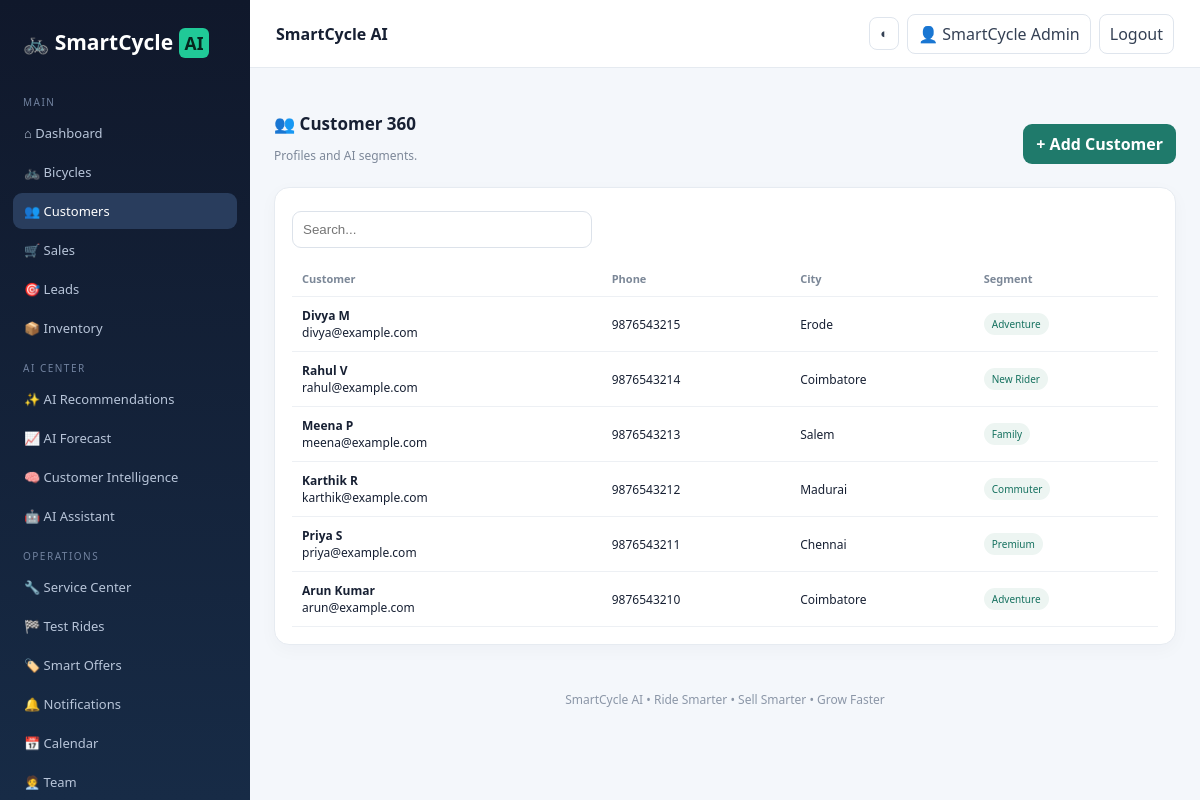
/customers.php (signed in), run on the app's committed database.
### tables this page shows
CREATE TABLE customers(id INT AUTO_INCREMENT PRIMARY KEY,name VARCHAR(120),email VARCHAR(150),phone VARCHAR(30),city VARCHAR(80),segment VARCHAR(60));

### config.php (called while the page is built, shortened)
<?php
function e($v){return htmlspecialchars((string)$v,ENT_QUOTES,"UTF-8");}
?>

### customers.php (the view)
<?php $title="Customers";require "includes/header.php";$r=$conn->query("SELECT * FROM customers ORDER BY id DESC");?><div class="section-title"><div><h2>👥 Customer 360</h2><p class="muted">Profiles and AI segments.</p></div><a class="btn primary" href="add_customer.php">+ Add Customer</a></div><div class="card"><input id="q" class="search" onkeyup="filterTable('q','t')" placeholder="Search..."><table id="t"><thead><tr><th>Customer</th><th>Phone</th><th>City</th><th>Segment</th></tr></thead><tbody><?php while($x=$r->fetch_assoc()):?><tr><td><b><?=e($x["name"])?></b><br><?=e($x["email"])?></td><td><?=e($x["phone"])?></td><td><?=e($x["city"])?></td><td><span class="badge"><?=e($x["segment"])?></span></td></tr><?php endwhile;?></tbody></table></div><?php require "includes/footer.php";?>

### assets/style.css (style rules this page uses)
* { box-sizing:border-box }
body { margin:0;font-family:Segoe UI,Arial,sans-serif;background:#f4f7fb;color:#172033 }
.card { background:#fff;border:1px solid #e6ebf1;border-radius:15px;padding:17px;box-shadow:0 5px 18px #14203708 }
.section-title { display:flex;justify-content:space-between;align-items:center;margin:20px 0 11px }
.section-title h2 { font-size:17px;margin:0 }
.btn { display:inline-block;border:0;border-radius:9px;padding:9px 13px;text-decoration:none;cursor:pointer;font-weight:650 }
.primary { background:#1f7a6b;color:#fff }
input,select,textarea { width:100%;padding:10px;border:1px solid #dce2ea;border-radius:9px;margin:6px 0 13px;background:#fff }
table { width:100%;border-collapse:collapse;font-size:12px }
th,td { text-align:left;padding:10px;border-bottom:1px solid #edf0f4 }
th { color:#7b8797;font-size:11px }
.badge { display:inline-block;padding:4px 8px;border-radius:20px;background:#edf5f2;color:#15715f;font-size:10px }
.search { max-width:300px }
.muted { color:#7d8899;font-size:12px }

### data on the page
customers: name "Divya M", email "divya@example.com", phone "9876543215", city "Erode", segment "Adventure"
customers: name "Rahul V", email "rahul@example.com", phone "9876543214", city "Coimbatore", segment "New Rider"
customers: name "Meena P", email "meena@example.com", phone "9876543213", city "Salem", segment "Family"
customers: name "Karthik R", email "karthik@example.com", phone "9876543212", city "Madurai", segment "Commuter"
customers: name "Priya S", email "priya@example.com", phone "9876543211", city "Chennai", segment "Premium"
customers: name "Arun Kumar", email "arun@example.com", phone "9876543210", city "Coimbatore", segment "Adventure"

### other printed values
$n[1] "⌂ Dashboard"
$n[1] "🚲 Bicycles"
$n[1] "👥 Customers"
$n[1] "🛒 Sales"
$n[1] "🎯 Leads"
$n[1] "📦 Inventory"
$n[1] "✨ AI Recommendations"
$n[1] "📈 AI Forecast"
$n[1] "🧠 Customer Intelligence"
$n[1] "🤖 AI Assistant"
$n[1] "🔧 Service Center"
$n[1] "🏁 Test Rides"
$n[1] "🏷️ Smart Offers"
$n[1] "🔔 Notifications"
$n[1] "📅 Calendar"
